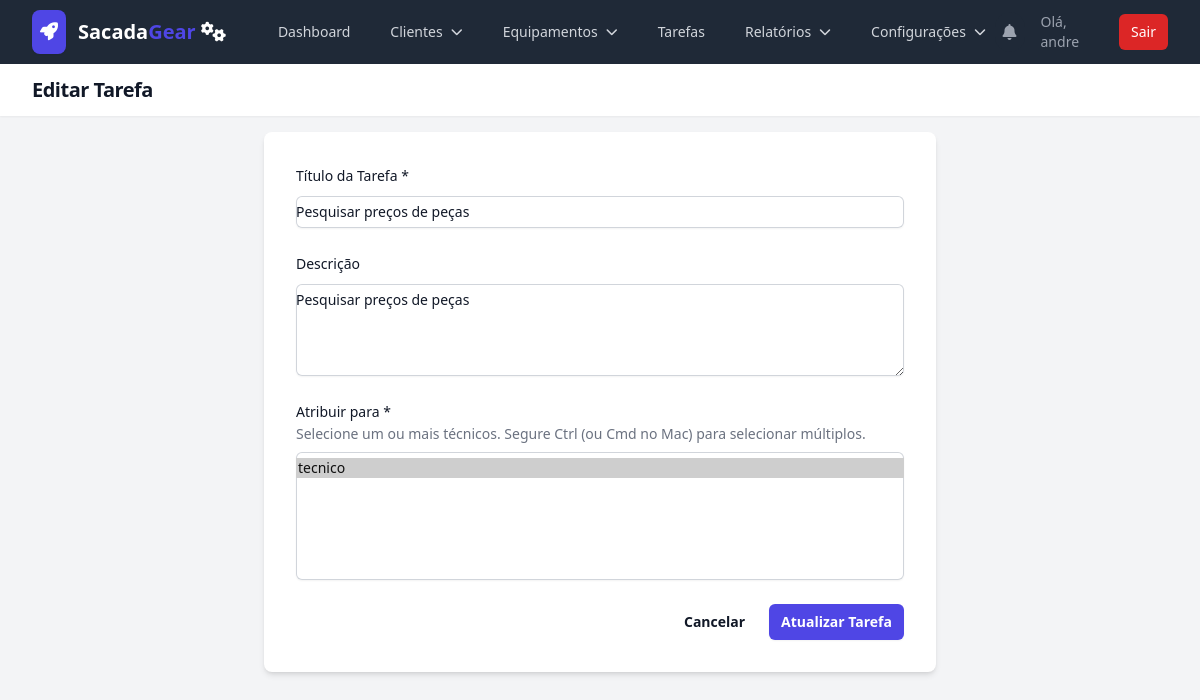
Screenshot of /tasks/edit/1 (signed in) with the database file from the repository.
### models.py (models this page shows, shortened)
class User(UserMixin, db.Model):
    id = db.Column(db.Integer, primary_key=True)
    username = db.Column(db.String(80), unique=True, nullable=False)
    password_hash = db.Column(db.String(200), nullable=False)
    role = db.Column(db.String(20), nullable=False, default='technician')
    is_active = db.Column(db.Boolean, default=False, nullable=False)
    equipments = db.relationship('Equipment', backref='operator', lazy=True)
    maintenance_records = db.relationship('MaintenanceHistory', backref='technician', lazy=True)
    created_tasks = db.relationship('Task', back_populates='creator', foreign_keys='Task.creator_id')

class Task(db.Model):
    id = db.Column(db.Integer, primary_key=True)
    title = db.Column(db.String(200), nullable=False)
    description = db.Column(db.Text, nullable=True)
    created_date = db.Column(db.DateTime, default=datetime.utcnow)
    creator_id = db.Column(db.Integer, db.ForeignKey('user.id'), nullable=False)
    creator = db.relationship('User', back_populates='created_tasks', foreign_keys=[creator_id])
    assignments = db.relationship('TaskAssignment', backref='task', cascade="all, delete-orphan")

### app.py (the view, shortened to what this page needs)
    @app.route('/tasks/edit/<int:task_id>', methods=['GET', 'POST'])
    @login_required
    @admin_required
    def edit_task(task_id):
        task = db.session.get(Task, task_id)
        if not task:
            abort(404)
        technicians = User.query.filter_by(role='technician').order_by(User.username).all()
        assigned_technician_ids = [a.user_id for a in task.assignments]
        return render_template('task_form.html', title="Editar Tarefa", task=task, technicians=technicians, assigned_technician_ids=assigned_technician_ids)

### templates/task_form.html (shortened to what this page needs)
{% extends "base.html" %}
{% block header %}{{ title or 'Criar Nova Tarefa' }}{% endblock %}
{% block content %}
<div class="bg-white p-8 rounded-lg shadow-md max-w-2xl mx-auto">
    <form method="POST" class="space-y-6">
        <div>
            <label for="title" class="block text-sm font-medium leading-6 text-gray-900">Título da Tarefa *</label>
            <div class="mt-2">
                <input type="text" name="title" id="title" value="{{ task.title if task else '' }}" required class="block w-full rounded-md border-0 py-1.5 text-gray-900 shadow-sm ring-1 ring-inset ring-gray-300 placeholder:text-gray-400 focus:ring-2 focus:ring-inset focus:ring-indigo-600 sm:text-sm">
            </div>
        </div>
        <div>
            <label for="description" class="block text-sm font-medium leading-6 text-gray-900">Descrição</label>
            <div class="mt-2">
                <textarea id="description" name="description" rows="4" class="block w-full rounded-md border-0 py-1.5 text-gray-900 shadow-sm ring-1 ring-inset ring-gray-300 placeholder:text-gray-400 focus:ring-2 focus:ring-inset focus:ring-indigo-600 sm:text-sm" placeholder="Instruções detalhadas para a tarefa...">{{ task.description if task else '' }}</textarea>
            </div>
        </div>
        <div>
            <label for="technician_ids" class="block text-sm font-medium leading-6 text-gray-900">Atribuir para *</label>
            <p class="text-sm text-gray-500">Selecione um ou mais técnicos. Segure Ctrl (ou Cmd no Mac) para selecionar múltiplos.</p>
            <div class="mt-2">
                <select id="technician_ids" name="technician_ids" multiple required class="block w-full rounded-md border-0 py-1.5 text-gray-900 shadow-sm ring-1 ring-inset ring-gray-300 focus:ring-2 focus:ring-inset focus:ring-indigo-600 sm:text-sm h-32">
                    {% for tech in technicians %}
                        <option value="{{ tech.id }}" {% if task and tech.id in assigned_technician_ids %}selected{% endif %}>
                            {{ tech.username }}
                        </option>
                    {% endfor %}
                </select>
            </div>
        </div>
        <div class="mt-8 flex items-center justify-end gap-x-6">
            <a href="{{ url_for('admin_tasks') }}" class="text-sm font-semibold leading-6 text-gray-900">Cancelar</a>
            <button type="submit" class="rounded-md bg-indigo-600 px-3 py-2 text-sm font-semibold text-white shadow-sm hover:bg-indigo-500">
                {% if task %}Atualizar Tarefa{% else %}Criar e Atribuir Tarefa{% endif %}
            </button>
        </div>
    </form>
</div>
{% endblock %}

### templates/base.html (shortened to what this page needs)
<!DOCTYPE html>
<html lang="pt-br" class="h-full bg-gray-100">
<head>
    <script src="https://cdn.tailwindcss.com"></script>
    <link rel="stylesheet" href="https://rsms.me/inter/inter.css">
    <link rel="stylesheet" href="https://cdnjs.cloudflare.com/ajax/libs/font-awesome/6.5.2/css/all.min.css">
</head>
<body class="h-full">
    <div class="min-h-full">
        <nav class="bg-gray-800" x-data="{ mobileMenuOpen: false }">
            <div class="mx-auto max-w-7xl px-4 sm:px-6 lg:px-8">
                <div class="flex h-16 items-center justify-between">
                    <div class="flex items-center">
                        <div class="flex-shrink-0">
                           <a href="{{ url_for('dashboard') if current_user.is_authenticated else url_for('login') }}" class="flex items-center space-x-3 rtl:space-x-reverse">
                               <div class="bg-primary-600 text-white p-2 rounded-lg shadow-sm"><i class="fas fa-rocket text-lg"></i></div>
                               <span class="text-xl font-bold text-white">Sacada<span class="text-primary-600">Gear</span> <i class="fa-solid fa-gears"></i></span>
                           </a>
                        </div>
                        <div class="hidden md:block">
                            <div class="ml-10 flex items-baseline space-x-4">
                                {% if current_user.is_authenticated %}
                                    <a href="{{ url_for('dashboard') }}" class="{% if request.endpoint == 'dashboard' %}bg-gray-900 text-white{% else %}text-gray-300 hover:bg-gray-700 hover:text-white{% endif %} rounded-md px-3 py-2 text-sm font-medium">Dashboard</a>
                                    {% if current_user.role == 'admin' %}
                                    <div x-data="{ open: false }" class="relative">
                                        <button @click="open = !open" @click.away="open = false" class="{% if request.endpoint in ['client_list', 'new_client', 'edit_client', 'archived_clients'] %}bg-gray-900 text-white{% else %}text-gray-300 hover:bg-gray-700 hover:text-white{% endif %} rounded-md px-3 py-2 text-sm font-medium flex items-center">
                                            <span>Clientes</span><i class="fas fa-chevron-down ml-2 text-xs"></i>
                                        </button>
                                    </div>
                                    <div x-data="{ open: false }" class="relative">
                                        <button @click="open = !open" @click.away="open = false" class="{% if request.endpoint in ['equipment_list', 'new_equipment', 'edit_equipment', 'archived_list'] %}bg-gray-900 text-white{% else %}text-gray-300 hover:bg-gray-700 hover:text-white{% endif %} rounded-md px-3 py-2 text-sm font-medium flex items-center">
                                            <span>Equipamentos</span><i class="fas fa-chevron-down ml-2 text-xs"></i>
                                        </button>
                                    </div>
                                    <a href="{{ url_for('technician_tasks') }}" class="{% if request.endpoint == 'technician_tasks' %}bg-gray-900 text-white{% else %}text-gray-300 hover:bg-gray-700 hover:text-white{% endif %} rounded-md px-3 py-2 text-sm font-medium">Tarefas</a>
                                    <div x-data="{ open: false }" class="relative">
                                        <button @click="open = !open" @click.away="open = false" class="{% if request.endpoint in ['financial_report', 'full_history'] %}bg-gray-900 text-white{% else %}text-gray-300 hover:bg-gray-700 hover:text-white{% endif %} rounded-md px-3 py-2 text-sm font-medium flex items-center">
                                            <span>Relatórios</span><i class="fas fa-chevron-down ml-2 text-xs"></i>
                                        </button>
                                    </div>
                                    <div x-data="{ open: false }" class="relative">
                                        <button @click="open = !open" @click.away="open = false" class="{% if request.endpoint in ['manage_settings', 'user_list'] %}bg-gray-900 text-white{% else %}text-gray-300 hover:bg-gray-700 hover:text-white{% endif %} rounded-md px-3 py-2 text-sm font-medium flex items-center">
                                            <span>Configurações</span><i class="fas fa-chevron-down ml-2 text-xs"></i>
                                        </button>
                                    </div>
                                    {% endif %}
                                {% endif %}
                            </div>
                        </div>
                    </div>
                    <div class="hidden md:block">
                        <div class="ml-4 flex items-center md:ml-6">
                            {% if current_user.is_authenticated %}
                            <div x-data="{ open: false }" class="relative">
                                <button @click="open = !open" class="relative rounded-full bg-gray-800 p-2 text-gray-400 hover:text-white focus:outline-none focus:ring-2 focus:ring-white focus:ring-offset-2 focus:ring-offset-gray-800">
                                    <i class="fas fa-bell"></i>
                                </button>
                            </div>
                            <span class="text-gray-400 text-sm ml-4 mr-4">Olá, {{ current_user.username }}</span>
                            <a href="{{ url_for('logout') }}" class="rounded-md bg-red-600 px-3 py-2 text-sm font-medium text-white hover:bg-red-700">Sair</a>
                            {% else %}
                            <a href="{{ url_for('login') }}" class="text-gray-300 hover:bg-gray-700 hover:text-white rounded-md px-3 py-2 text-sm font-medium">Login</a>
                            <a href="{{ url_for('register') }}" class="ml-4 rounded-md bg-indigo-600 px-3 py-2 text-sm font-medium text-white hover:bg-indigo-700">Cadastrar</a>
                            {% endif %}
                        </div>
                    </div>
                </div>
            </div>
        </nav>
        <header class="bg-white shadow-sm">
            <div class="mx-auto max-w-7xl px-4 py-3 sm:px-6 lg:px-8">
                <h1 class="text-lg sm:text-xl font-bold tracking-tight text-gray-900">{% block header %}{% endblock %}</h1>
            </div>
        </header>
        <main>
            <div class="mx-auto max-w-7xl py-4 px-4 sm:px-6 lg:px-8">
                {% block content %}{% endblock %}
            </div>
        </main>
    </div>
</body>
</html>

### templates/base.html (style rules this page uses)
:root { --cor-primaria: #4f46e5; }
.text-primary-600 { color: var(--cor-primaria); }
.bg-primary-600 { background-color: var(--cor-primaria); }

### rows the page displays
User: username "andre"
Task: title "Pesquisar preços de peças", description "Pesquisar preços de peças"

### other values shown
{{ title or 'Criar Nova Tarefa' }} "Editar Tarefa"
form field technician_ids "tecnico ☑"
